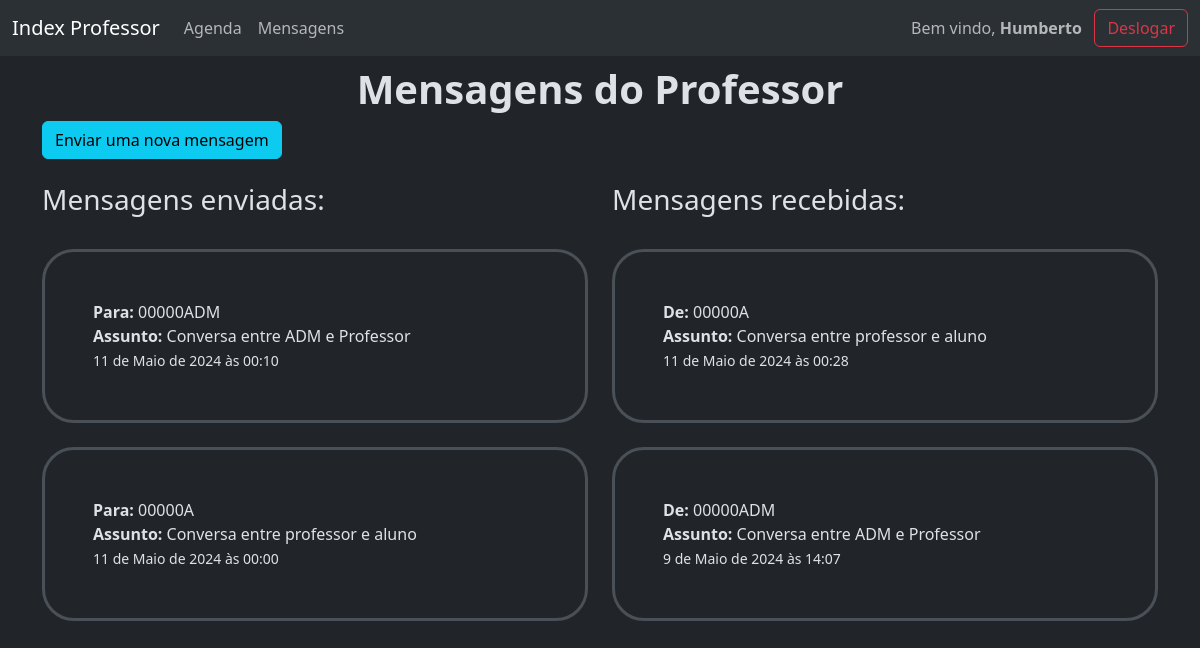
The page /index_professor/8/mensagens/ (signed in) on the database its author committed.
### gerenciamento/models.py (models this page shows, shortened)
class Mensagem(models.Model):
    id = models.AutoField(primary_key=True)
    remetente = models.ForeignKey(User,on_delete=models.CASCADE, related_name='mensagens_enviadas')
    destinatario = models.ForeignKey(User,on_delete=models.CASCADE, related_name='mensagens_recebidas')
    assunto = models.CharField(max_length=55)
    conteudo = models.TextField()
    data_hora = models.DateTimeField(auto_now_add=True)
    class Meta:
        verbose_name_plural = 'Mensagens'

### gerenciamento/views.py (the view)
# urls.py: path('index_professor/<int:id>/mensagens/', views.index_professor_mensagens, name='ind_pro_msgs'),
@user_passes_test(professor)
def index_professor_mensagens(request, id):
    professor = Professor.objects.get(id=id)
    mensagens_enviadas = Mensagem.objects.filter(remetente=request.user).order_by("-data_hora")
    mensagens_recebidas = Mensagem.objects.filter(destinatario=request.user).order_by("-data_hora")
    context = {"professor":professor, "m_e":mensagens_enviadas, "m_r":mensagens_recebidas}
    return render(request, 'professor/index_professor_mensagens.html', context)

### gerenciamento/views.py (called while the page is built)
def professor(user):
    return user.groups.filter(name='Professor').exists()

### templates/professor/index_professor_mensagens.html
{% extends "professor/base.html" %}
{% block corpo %}
<div class='col-12 mx-auto'>
    <div>
        <h1 class='text-center'><strong>Mensagens do Professor</strong></h1>
        <div>
            <a class='btn btn-info' href="{% url "ind_pro_env_msg" professor.id %}">Enviar uma nova mensagem</a>
        </div>
    </div>
    <br>
    <div class='row'>
        <div class='col'>
            <h3>Mensagens enviadas:</h3>
            <br>
            {% for mensagem in m_e %}
                <div><a class='list-group-item p-5 border border-3 rounded-5' href="{% url "ind_pro_msg" professor.id mensagem.id %}">
                    <strong>Para:</strong> {{mensagem.destinatario}} <br>
                    <strong>Assunto:</strong> {{mensagem.assunto}} <br>
                    <small>{{mensagem.data_hora}}</small>
                </a></div><br>
            {% empty %}
                <div class='list-group-item p-5 border border-3 rounded-5'>
                    <p>Nenhuma mensagem enviada.</p>
                </div>
            {% endfor %}
        </div>
        <br>
        <div class='col'>
            <h3>Mensagens recebidas:</h3>
            <br>
            {% for mensagem in m_r %}
                <div><a class='list-group-item p-5 border border-3 rounded-5' href="{% url "ind_pro_msg" professor.id mensagem.id %}">
                    <strong>De:</strong> {{mensagem.remetente}} <br>
                    <strong>Assunto:</strong> {{mensagem.assunto}} <br>
                    <small>{{mensagem.data_hora}}</small>
                </a></div><br>
            {% empty %}
                <div class='list-group-item p-5 border border-3 rounded-5'>
                    <p>Nenhuma mensagem recebida.</p>
                </div>
            {% endfor %}
        </div>
    </div>
</div>
{% endblock corpo %}

### templates/professor/base.html (shortened to what this page needs)
{% extends "base.html" %}
{% block base %}
<nav class="navbar fixed-top navbar-expand-lg bg-body-tertiary" >
    <div class="container-fluid">
        <div>
            <a class="navbar-brand" href="{% url "ind_pro" professor.id %}">Index Professor</a>
        </div>
        <div class="collapse navbar-collapse" id="navbarNavDropdown">
            <ul class="navbar-nav me-auto">
                <li><a class="nav-link" href="{% url "ind_pro_age" professor.id %}">Agenda</a></li>
                <li><a class="nav-link" href="{% url "ind_pro_msgs" professor.id %}">Mensagens</a></li>
            </ul>
            <span class='navbar-text'>Bem vindo, <strong>{{user.first_name}}</strong></span>
            <a class='btn btn-outline-danger' href="{% url "desl" %}">Deslogar</a>
        </div>
    </div>
</nav>
<div>
    {% block corpo %}{% endblock corpo %}
</div>
{% endblock base %}

### rows shown on the page
Mensagem: destinatario "00000ADM", assunto "Conversa entre ADM e Professor", data_hora "11 de Maio de 2024 às 00:10"
Mensagem: destinatario "00000A", assunto "Conversa entre professor e aluno", data_hora "11 de Maio de 2024 às 00:00"
Mensagem: remetente "00000A", assunto "Conversa entre professor e aluno", data_hora "11 de Maio de 2024 às 00:28"
Mensagem: remetente "00000ADM", assunto "Conversa entre ADM e Professor", data_hora "9 de Maio de 2024 às 14:07"

### other values the page prints
{{ user.first_name }} "Humberto"
